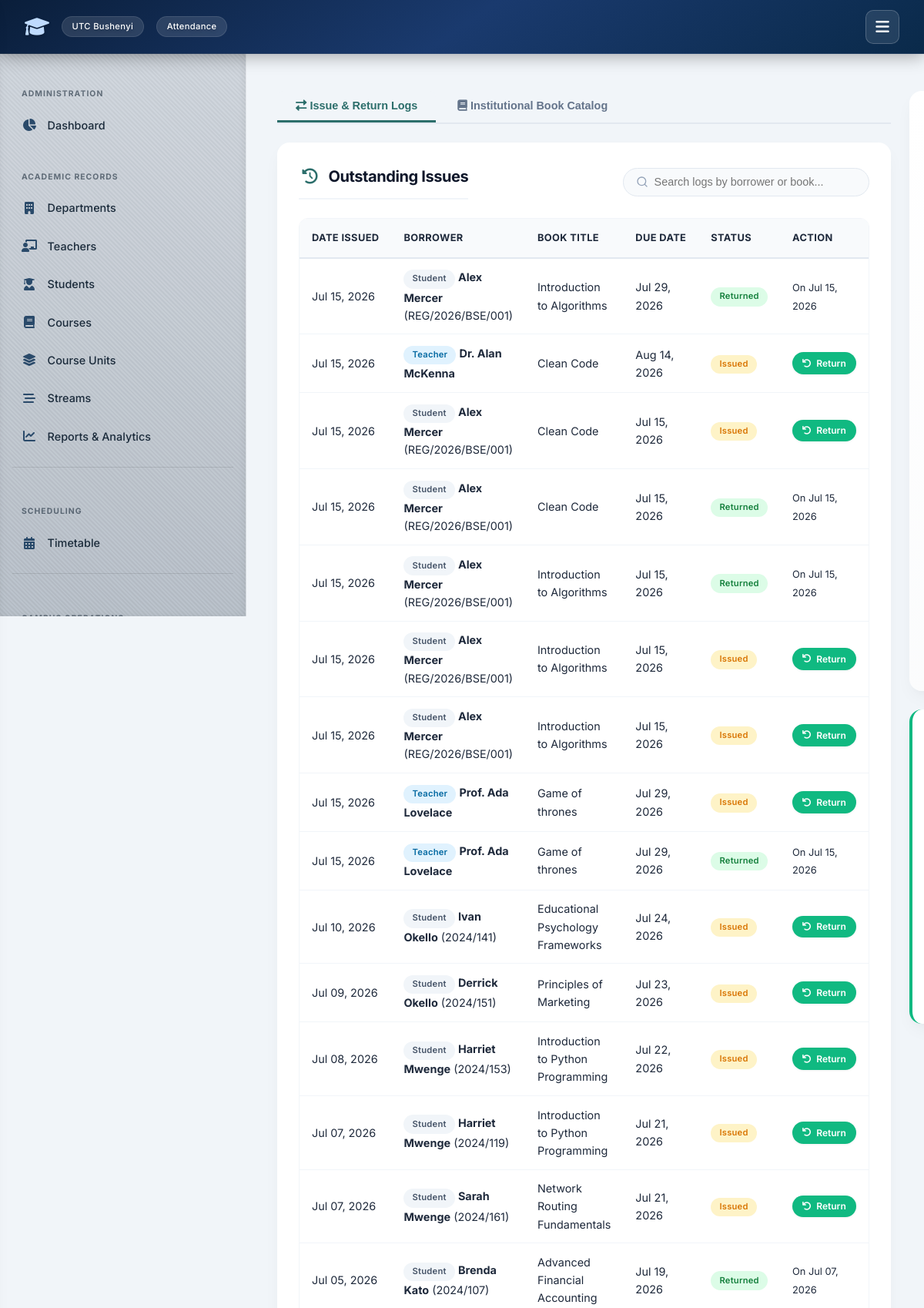
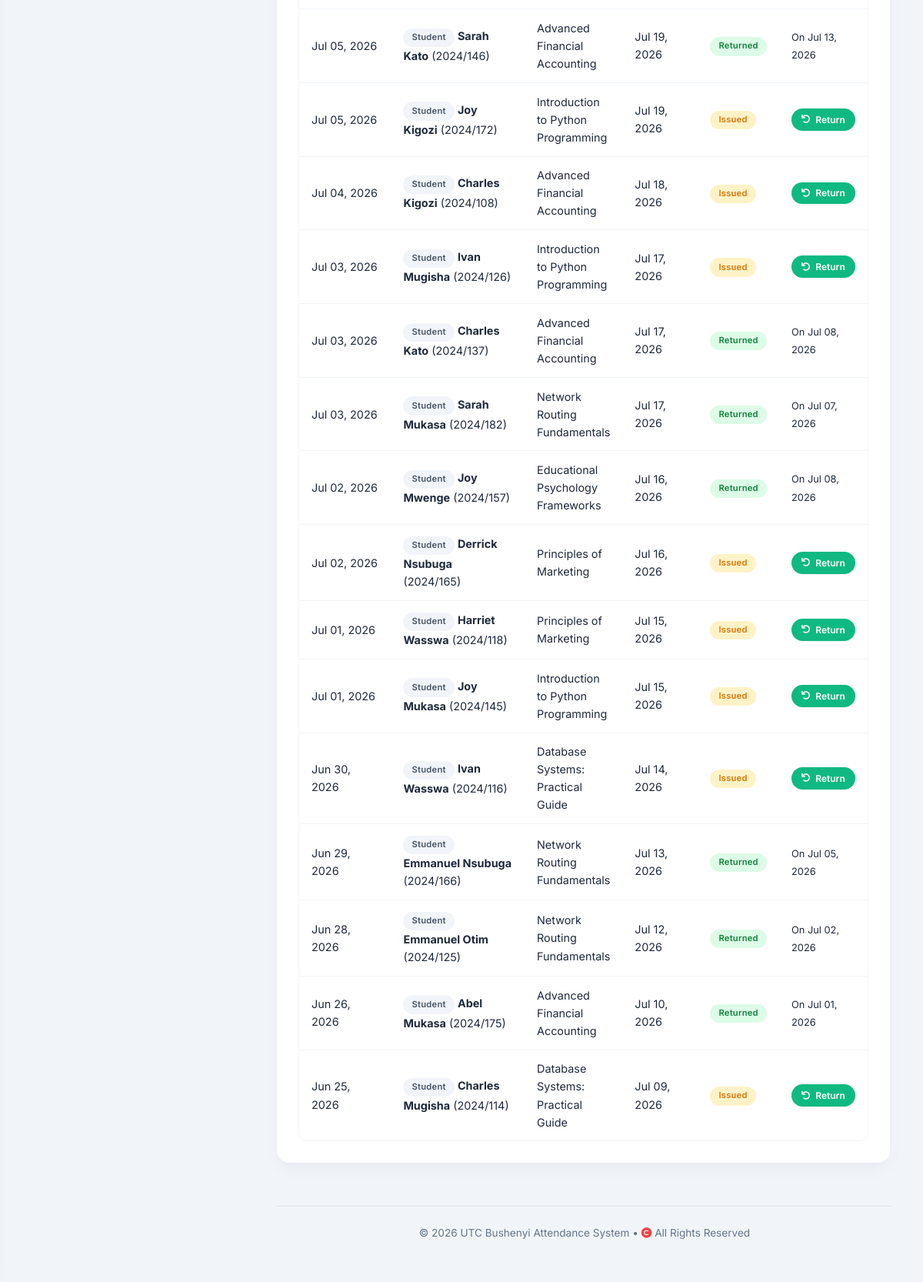
The app's page /library/manage/ (signed in) with its own data (2 pictures, top to bottom).
### attendance/models.py (models this page shows, shortened)
class LibraryRecord(models.Model):
    STATUS_CHOICES = [
        ('ISSUED', 'Issued / Outstanding'),
        ('RETURNED', 'Returned & Verified'),
    ]
    student = models.ForeignKey(
        'StudentProfile',
        on_delete=models.CASCADE,
        null=True,
        blank=True,
        related_name='library_records',
        help_text="Student borrower (leave blank if borrowing is for a teacher)"
    )
    teacher = models.ForeignKey(
        'TeacherProfile',
        on_delete=models.CASCADE,
        null=True,
        blank=True,
        related_name='library_records',
        help_text="Teacher borrower (leave blank if borrowing is for a student)"
    )
    book = models.ForeignKey(
        Book,
        on_delete=models.CASCADE,
        related_name='records',
        null=True, # Nullable for smooth migrations on database updates
        help_text="The book being issued"
    )
    issue_date = models.DateField(default=timezone.now)
    due_date = models.DateField(help_text="The deadline date for returning the resource")
    return_date = models.DateField(null=True, blank=True, help_text="The exact day the book was returned")
    status = models.CharField(max_length=20, choices=STATUS_CHOICES, default='ISSUED')
    remarks = models.TextField(blank=True, null=True, help_text="Notes such as damage reports, late fees, etc.")

class StudentProfile(models.Model):
    reg_number = models.CharField(max_length=50, primary_key=True)
    user = models.OneToOneField(User, on_delete=models.CASCADE, related_name='student_profile')
    name = models.CharField(max_length=255)
    course = models.ForeignKey(Course, on_delete=models.CASCADE, related_name='students')
    stream = models.ForeignKey(Stream, on_delete=models.CASCADE, related_name='students')

class Book(models.Model):
    title = models.CharField(max_length=255, unique=True, help_text="The official title of the resource book")
    author = models.CharField(max_length=255, blank=True, null=True, help_text="Author(s) of the book")
    isbn = models.CharField(max_length=50, blank=True, null=True, unique=True, help_text="International Standard Book Number")
    total_copies = models.PositiveIntegerField(default=1, help_text="Total copies owned by the school")
    available_copies = models.PositiveIntegerField(default=1, help_text="Currently available copies on shelves")

class TeacherProfile(models.Model):
    user = models.OneToOneField(User, on_delete=models.CASCADE, related_name='teacher_profile')
    name = models.CharField(max_length=255)
    courses = models.ManyToManyField('Course', blank=True, related_name='teachers')

### attendance/views_users.py (the view, shortened to what this page needs)
# urls.py: path('library/manage/', views_users.manage_library, name='manage_library'),
@login_required
@transaction.atomic
def manage_library(request):
    if request.user.role not in [User.IS_LIBRARIAN, User.IS_ADMIN]:
        return render(request, 'errors/403.html', status=403)
    records = LibraryRecord.objects.select_related('student', 'teacher', 'book').all().order_by('-issue_date')
    books = Book.objects.all().order_by('title')
    students = StudentProfile.objects.all().order_by('name')
    teachers = TeacherProfile.objects.all().order_by('name')
    return render(request, 'attendance/manage_library.html', {
        'records': records,
        'books': books,
        'students': students,
        'teachers': teachers,
    })

### templates/attendance/manage_library.html (shortened to what this page needs)
{% extends 'attendance/base.html' %}
{% block content %}
<div class="library-grid has-sidebar">
    <div>
        <div class="tab-nav">
            <button class="tab-btn active" onclick="switchTab('transactions-tab')">
                <i class="fas fa-exchange-alt"></i> Issue & Return Logs
            </button>
            <button class="tab-btn" onclick="switchTab('catalog-tab')">
                <i class="fas fa-book"></i> Institutional Book Catalog
            </button>
        </div>
        <div id="transactions-tab" class="tab-pane active">
            <div class="card">
                <div class="toolbar">
                    <h2 class="card-title" style="margin-bottom:0;">
                        <i class="fas fa-history"></i> Outstanding Issues
                    </h2>
                    <input type="text" id="libSearch" class="search-bar" placeholder="Search logs by borrower or book...">
                </div>
                <div class="table-responsive">
                    <table class="table" id="libTable">
                        <thead>
                            <tr>
                                <th>Date Issued</th>
                                <th>Borrower</th>
                                <th>Book Title</th>
                                <th>Due Date</th>
                                <th>Status</th>
                                <th>Action</th>
                            </tr>
                        </thead>
                        <tbody>
                            {% for record in records %}
                            <tr>
                                <td>{{ record.issue_date|date:"M d, Y" }}</td>
                                <td>
                                    {% if record.student %}
                                        <span class="badge badge-secondary">Student</span>
                                        <strong>{{ record.student.name }}</strong> ({{ record.student.reg_number }})
                                    {% elif record.teacher %}
                                        <span class="badge badge-info">Teacher</span>
                                        <strong>{{ record.teacher.name }}</strong>
                                    {% endif %}
                                </td>
                                <td>{{ record.book.title }}</td>
                                <td>{{ record.due_date|date:"M d, Y" }}</td>
                                <td>
                                    {% if record.status == 'ISSUED' %}
                                        <span class="badge badge-warning">Issued</span>
                                    {% else %}
                                        <span class="badge badge-success">Returned</span>
                                    {% endif %}
                                </td>
                                <td>
                                    {% if record.status == 'ISSUED' %}
                                        <a href="{% url 'attendance:return_book' record.id %}" class="btn btn-sm btn-success">
                                            <i class="fas fa-undo"></i> Return
                                        </a>
                                    {% else %}
                                        <span class="text-muted" style="font-size:0.8rem;">On {{ record.return_date|date:"M d, Y" }}</span>
                                    {% endif %}
                                </td>
                            </tr>
                            {% endfor %}
                        </tbody>
                    </table>
                </div>
            </div>
        </div>
    </div>
    <div>
        <div class="card quick-issue-card">
        </div>
        <div class="card add-book-card" id="add-book-section">
        </div>
    </div>
</div>
{% endblock %}

### static/style.css (style rules this page uses)
:root { --primary: #0f3b3e; --primary-dark: #0c4e6d ; --primary-light: #e6f4f1; --secondary: #2c6e6b; --accent: #3b82f6; --success: #10b981; --success-light: #d1fae5; --danger: #ef4444; --danger-light: #fee2e2; --warning: #f59e0b; --warning-light: #fef3c7; --info: #3b82f6; --info-light: #dbeafe; --bg-main: #f1f5f9; --surface: #ffffff; --surface-hover: #f8fafc; --text-main: #0f172a; --text-muted: #64748b; --border: #e2e8f0; --shadow-sm: 0 1px 3px rgba(0,0,0,0.06); --shadow: 0 4px 12px rgba(0,0,0,0.08); --shadow-lg: 0 10px 30px rgba(0,0,0,0.12); --radius: 16px; --radius-sm: 10px; --transition: all 0.25s cubic-bezier(0.4, 0, 0.2, 1); --font: 'Inter', -apple-system, BlinkMacSystemFont, 'Segoe UI', Roboto, Helvetica, Arial, sans-serif; --nav-height: 70px; --sidebar-width: 320px; }
* { box-sizing: border-box; margin: 0; padding: 0; }
body { font-family: var(--font); background: var(--bg-main); color: var(--text-main); line-height: 1.6; min-height: 100vh; display: flex; flex-direction: column; }
a { text-decoration: none; color: inherit; }
.card { background: var(--surface); border-radius: var(--radius); padding: 2rem; box-shadow: var(--shadow); border: 1px solid var(--border); transition: var(--transition); }
h2 { font-size: 1.75rem; font-weight: 700; color: var(--primary-dark); margin-bottom: 1.5rem; letter-spacing: -0.02em; display: flex; align-items: center; gap: 0.75rem; }
h2 i { color: var(--secondary); }
table { width: 100%; border-collapse: collapse; font-size: 0.95rem; }
th, td { padding: 0.9rem 1.2rem; text-align: left; border-bottom: 1px solid var(--border); }
th { background: #f8fafc; font-weight: 600; color: var(--text-muted); text-transform: uppercase; font-size: 0.7rem; letter-spacing: 0.05em; }
tr:last-child td { border-bottom: none; }
tbody tr { transition: var(--transition); }
.btn { display: inline-flex; align-items: center; justify-content: center; gap: 0.5rem; background: linear-gradient(135deg, var(--secondary), var(--primary)); color: #fff; padding: 0.75rem 1.8rem; border: none; border-radius: 50px; font-weight: 600; font-size: 0.95rem; cursor: pointer; transition: var(--transition); box-shadow: var(--shadow-sm); text-decoration: none; }

### templates/attendance/base.html (style rules this page uses)
:root { --primary: #0a2a4a; --primary-dark: #061e35; --primary-light: #e6eff9; --secondary: #1e3a6e; --accent: #3b82f6; --success: #3b82f6; --success-light: #dbeafe; --danger: #ef4444; --danger-light: #fee2e2; --warning: #f59e0b; --warning-light: #fef3c7; --info: #3b82f6; --info-light: #dbeafe; --bg-main: #f1f5f9; --surface: #ffffff; --surface-hover: #f8fafc; --text-main: #1e293b; --text-muted: #64748b; --border: #e2e8f0; --shadow-sm: 0 1px 3px rgba(0,0,0,0.06); --shadow: 0 4px 12px rgba(0,0,0,0.08); --shadow-lg: 0 10px 30px rgba(0,0,0,0.12); --radius: 16px; --radius-sm: 10px; --transition: all 0.25s cubic-bezier(0.4, 0, 0.2, 1); --font: 'Inter', -apple-system, BlinkMacSystemFont, 'Segoe UI', Roboto, Helvetica, Arial, sans-serif; --nav-height: 70px; --sidebar-width: 320px; }
* { box-sizing: border-box; margin: 0; padding: 0; }
body { font-family: var(--font); background: var(--bg-main); color: var(--text-main); line-height: 1.6; min-height: 100vh; display: flex; flex-direction: column; }
a { text-decoration: none; color: inherit; }
.card { background: var(--surface); border-radius: var(--radius); padding: 2rem; box-shadow: var(--shadow); border: 1px solid var(--border); transition: var(--transition); }
h2 { font-size: 1.75rem; font-weight: 700; color: var(--primary-dark); margin-bottom: 1.5rem; letter-spacing: -0.02em; display: flex; align-items: center; gap: 0.75rem; }
h2 i { color: var(--secondary); }
table { width: 100%; border-collapse: collapse; font-size: 0.95rem; }
th, td { padding: 0.9rem 1.2rem; text-align: left; border-bottom: 1px solid var(--border); }
th { background: #f8fafc; font-weight: 600; color: var(--text-muted); text-transform: uppercase; font-size: 0.7rem; letter-spacing: 0.05em; }
.btn { display: inline-flex; align-items: center; justify-content: center; gap: 0.5rem; background: linear-gradient(135deg, var(--secondary), var(--primary)); color: #fff; padding: 0.75rem 1.8rem; border: none; border-radius: 50px; font-weight: 600; font-size: 0.95rem; cursor: pointer; transition: var(--transition); box-shadow: var(--shadow-sm); text-decoration: none; }

### records on screen
LibraryRecord: issue_date "Jul 15, 2026", student.name "Alex Mercer", student.reg_number "REG/2026/BSE/001", book "Introduction to Algorithms", due_date "Jul 29, 2026", status "Returned", return_date "Jul 15, 2026"
LibraryRecord: issue_date "Jul 15, 2026", teacher.name "Dr. Alan McKenna", book "Clean Code", due_date "Aug 14, 2026", status "Issued"
LibraryRecord: issue_date "Jul 15, 2026", student.name "Alex Mercer", student.reg_number "REG/2026/BSE/001", book "Clean Code", due_date "Jul 15, 2026", status "Issued"
LibraryRecord: issue_date "Jul 15, 2026", student.name "Alex Mercer", student.reg_number "REG/2026/BSE/001", book "Clean Code", due_date "Jul 15, 2026", status "Returned", return_date "Jul 15, 2026"
LibraryRecord: issue_date "Jul 15, 2026", student.name "Alex Mercer", student.reg_number "REG/2026/BSE/001", book "Introduction to Algorithms", due_date "Jul 15, 2026", status "Returned", return_date "Jul 15, 2026"
LibraryRecord: issue_date "Jul 15, 2026", student.name "Alex Mercer", student.reg_number "REG/2026/BSE/001", book "Introduction to Algorithms", due_date "Jul 15, 2026", status "Issued"
LibraryRecord: issue_date "Jul 15, 2026", student.name "Alex Mercer", student.reg_number "REG/2026/BSE/001", book "Introduction to Algorithms", due_date "Jul 15, 2026", status "Issued"
LibraryRecord: issue_date "Jul 15, 2026", teacher.name "Prof. Ada Lovelace", book "Game of thrones", due_date "Jul 29, 2026", status "Issued"
LibraryRecord: issue_date "Jul 15, 2026", teacher.name "Prof. Ada Lovelace", book "Game of thrones", due_date "Jul 29, 2026", status "Returned", return_date "Jul 15, 2026"
LibraryRecord: issue_date "Jul 10, 2026", student.name "Ivan Okello", student.reg_number "2024/141", book "Educational Psychology Frameworks", due_date "Jul 24, 2026", status "Issued"
LibraryRecord: issue_date "Jul 09, 2026", student.name "Derrick Okello", student.reg_number "2024/151", book "Principles of Marketing", due_date "Jul 23, 2026", status "Issued"
LibraryRecord: issue_date "Jul 08, 2026", student.name "Harriet Mwenge", student.reg_number "2024/153", book "Introduction to Python Programming", due_date "Jul 22, 2026", status "Issued"
LibraryRecord: issue_date "Jul 07, 2026", student.name "Harriet Mwenge", student.reg_number "2024/119", book "Introduction to Python Programming", due_date "Jul 21, 2026", status "Issued"
LibraryRecord: issue_date "Jul 07, 2026", student.name "Sarah Mwenge", student.reg_number "2024/161", book "Network Routing Fundamentals", due_date "Jul 21, 2026", status "Issued"
LibraryRecord: issue_date "Jul 05, 2026", student.name "Brenda Kato", student.reg_number "2024/107", book "Advanced Financial Accounting", due_date "Jul 19, 2026", status "Returned", return_date "Jul 07, 2026"
LibraryRecord: issue_date "Jul 05, 2026", student.name "Sarah Kato", student.reg_number "2024/146", book "Advanced Financial Accounting", due_date "Jul 19, 2026", status "Returned", return_date "Jul 13, 2026"
LibraryRecord: issue_date "Jul 05, 2026", student.name "Joy Kigozi", student.reg_number "2024/172", book "Introduction to Python Programming", due_date "Jul 19, 2026", status "Issued"
LibraryRecord: issue_date "Jul 04, 2026", student.name "Charles Kigozi", student.reg_number "2024/108", book "Advanced Financial Accounting", due_date "Jul 18, 2026", status "Issued"
LibraryRecord: issue_date "Jul 03, 2026", student.name "Ivan Mugisha", student.reg_number "2024/126", book "Introduction to Python Programming", due_date "Jul 17, 2026", status "Issued"
LibraryRecord: issue_date "Jul 03, 2026", student.name "Charles Kato", student.reg_number "2024/137", book "Advanced Financial Accounting", due_date "Jul 17, 2026", status "Returned", return_date "Jul 08, 2026"
LibraryRecord: issue_date "Jul 03, 2026", student.name "Sarah Mukasa", student.reg_number "2024/182", book "Network Routing Fundamentals", due_date "Jul 17, 2026", status "Returned", return_date "Jul 07, 2026"
LibraryRecord: issue_date "Jul 02, 2026", student.name "Joy Mwenge", student.reg_number "2024/157", book "Educational Psychology Frameworks", due_date "Jul 16, 2026", status "Returned", return_date "Jul 08, 2026"
LibraryRecord: issue_date "Jul 02, 2026", student.name "Derrick Nsubuga", student.reg_number "2024/165", book "Principles of Marketing", due_date "Jul 16, 2026", status "Issued"
LibraryRecord: issue_date "Jul 01, 2026", student.name "Harriet Wasswa", student.reg_number "2024/118", book "Principles of Marketing", due_date "Jul 15, 2026", status "Issued"
LibraryRecord: issue_date "Jul 01, 2026", student.name "Joy Mukasa", student.reg_number "2024/145", book "Introduction to Python Programming", due_date "Jul 15, 2026", status "Issued"
LibraryRecord: issue_date "Jun 30, 2026", student.name "Ivan Wasswa", student.reg_number "2024/116", book "Database Systems: Practical Guide", due_date "Jul 14, 2026", status "Issued"
LibraryRecord: issue_date "Jun 29, 2026", student.name "Emmanuel Nsubuga", student.reg_number "2024/166", book "Network Routing Fundamentals", due_date "Jul 13, 2026", status "Returned", return_date "Jul 05, 2026"
LibraryRecord: issue_date "Jun 28, 2026", student.name "Emmanuel Otim", student.reg_number "2024/125", book "Network Routing Fundamentals", due_date "Jul 12, 2026", status "Returned", return_date "Jul 02, 2026"
LibraryRecord: issue_date "Jun 26, 2026", student.name "Abel Mukasa", student.reg_number "2024/175", book "Advanced Financial Accounting", due_date "Jul 10, 2026", status "Returned", return_date "Jul 01, 2026"
LibraryRecord: issue_date "Jun 25, 2026", student.name "Charles Mugisha", student.reg_number "2024/114", book "Database Systems: Practical Guide", due_date "Jul 09, 2026", status "Issued"
